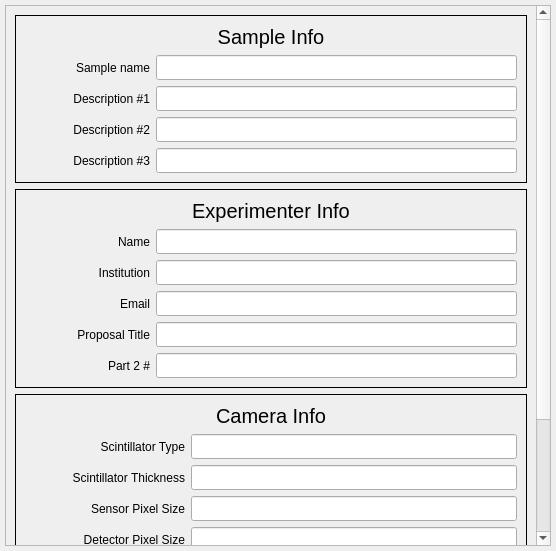
<?xml version="1.0" encoding="UTF-8"?>
<ui version="4.0">
 <class>Form</class>
 <widget class="QWidget" name="Form">
  <property name="geometry">
   <rect>
    <x>0</x>
    <y>0</y>
    <width>556</width>
    <height>551</height>
   </rect>
  </property>
  <property name="windowTitle">
   <string>Form</string>
  </property>
  <layout class="QVBoxLayout" name="verticalLayout">
   <property name="leftMargin">
    <number>5</number>
   </property>
   <property name="topMargin">
    <number>5</number>
   </property>
   <property name="rightMargin">
    <number>5</number>
   </property>
   <property name="bottomMargin">
    <number>5</number>
   </property>
   <item>
    <widget class="QScrollArea" name="scrollArea">
     <property name="verticalScrollBarPolicy">
      <enum>Qt::ScrollBarAlwaysOn</enum>
     </property>
     <property name="widgetResizable">
      <bool>true</bool>
     </property>
     <widget class="QWidget" name="scrollAreaWidgetContents">
      <property name="geometry">
       <rect>
        <x>0</x>
        <y>-202</y>
        <width>530</width>
        <height>741</height>
       </rect>
      </property>
      <layout class="QVBoxLayout" name="verticalLayout_4">
       <item>
        <widget class="PyDMFrame" name="PyDMFrame">
         <property name="toolTip">
          <string/>
         </property>
         <property name="frameShape">
          <enum>QFrame::Box</enum>
         </property>
         <property name="frameShadow">
          <enum>QFrame::Plain</enum>
         </property>
         <layout class="QVBoxLayout" name="verticalLayout_2">
          <item>
           <widget class="PyDMLabel" name="PyDMLabel">
            <property name="font">
             <font>
              <pointsize>15</pointsize>
              <weight>50</weight>
              <bold>false</bold>
             </font>
            </property>
            <property name="toolTip">
             <string/>
            </property>
            <property name="text">
             <string>Sample Info</string>
            </property>
            <property name="alignment">
             <set>Qt::AlignCenter</set>
            </property>
           </widget>
          </item>
          <item>
           <layout class="QHBoxLayout" name="horizontalLayout">
            <item>
             <widget class="PyDMLabel" name="PyDMLabel_2">
              <property name="minimumSize">
               <size>
                <width>125</width>
                <height>25</height>
               </size>
              </property>
              <property name="maximumSize">
               <size>
                <width>16777215</width>
                <height>25</height>
               </size>
              </property>
              <property name="toolTip">
               <string/>
              </property>
              <property name="text">
               <string>Sample name</string>
              </property>
              <property name="alignment">
               <set>Qt::AlignRight|Qt::AlignTrailing|Qt::AlignVCenter</set>
              </property>
             </widget>
            </item>
            <item>
             <widget class="PyDMLineEdit" name="PyDMLineEdit">
              <property name="minimumSize">
               <size>
                <width>0</width>
                <height>25</height>
               </size>
              </property>
              <property name="maximumSize">
               <size>
                <width>16777215</width>
                <height>25</height>
               </size>
              </property>
              <property name="toolTip">
               <string>${P}${R}SampleName</string>
              </property>
              <property name="channel" stdset="0">
               <string>ca://${P}${R}SampleName</string>
              </property>
             </widget>
            </item>
           </layout>
          </item>
          <item>
           <layout class="QHBoxLayout" name="horizontalLayout_3">
            <item>
             <widget class="PyDMLabel" name="PyDMLabel_4">
              <property name="minimumSize">
               <size>
                <width>125</width>
                <height>25</height>
               </size>
              </property>
              <property name="maximumSize">
               <size>
                <width>16777215</width>
                <height>25</height>
               </size>
              </property>
              <property name="toolTip">
               <string/>
              </property>
              <property name="text">
               <string>Description #1</string>
              </property>
              <property name="alignment">
               <set>Qt::AlignRight|Qt::AlignTrailing|Qt::AlignVCenter</set>
              </property>
             </widget>
            </item>
            <item>
             <widget class="PyDMLineEdit" name="PyDMLineEdit_3">
              <property name="minimumSize">
               <size>
                <width>0</width>
                <height>25</height>
               </size>
              </property>
              <property name="maximumSize">
               <size>
                <width>16777215</width>
                <height>25</height>
               </size>
              </property>
              <property name="toolTip">
               <string>${P}${R}SampleDescription1</string>
              </property>
              <property name="channel" stdset="0">
               <string>ca://${P}${R}SampleDescription1</string>
              </property>
             </widget>
            </item>
           </layout>
          </item>
          <item>
           <layout class="QHBoxLayout" name="horizontalLayout_4">
            <item>
             <widget class="PyDMLabel" name="PyDMLabel_5">
              <property name="minimumSize">
               <size>
                <width>125</width>
                <height>25</height>
               </size>
              </property>
              <property name="maximumSize">
               <size>
                <width>16777215</width>
                <height>25</height>
               </size>
              </property>
              <property name="toolTip">
               <string/>
              </property>
              <property name="text">
               <string>Description #2</string>
              </property>
              <property name="alignment">
               <set>Qt::AlignRight|Qt::AlignTrailing|Qt::AlignVCenter</set>
              </property>
             </widget>
            </item>
            <item>
             <widget class="PyDMLineEdit" name="PyDMLineEdit_4">
              <property name="minimumSize">
               <size>
                <width>0</width>
                <height>25</height>
               </size>
              </property>
              <property name="maximumSize">
               <size>
                <width>16777215</width>
                <height>25</height>
               </size>
              </property>
              <property name="toolTip">
               <string>${P}${R}SampleDescription2</string>
              </property>
              <property name="channel" stdset="0">
               <string>ca://${P}${R}SampleDescription2</string>
              </property>
             </widget>
            </item>
           </layout>
          </item>
          <item>
           <layout class="QHBoxLayout" name="horizontalLayout_5">
            <item>
             <widget class="PyDMLabel" name="PyDMLabel_6">
              <property name="minimumSize">
               <size>
                <width>125</width>
                <height>25</height>
               </size>
              </property>
              <property name="maximumSize">
               <size>
                <width>16777215</width>
                <height>25</height>
               </size>
              </property>
              <property name="toolTip">
               <string/>
              </property>
              <property name="text">
               <string>Description #3</string>
              </property>
              <property name="alignment">
               <set>Qt::AlignRight|Qt::AlignTrailing|Qt::AlignVCenter</set>
              </property>
             </widget>
            </item>
            <item>
             <widget class="PyDMLineEdit" name="PyDMLineEdit_5">
              <property name="minimumSize">
               <size>
                <width>0</width>
                <height>25</height>
               </size>
              </property>
              <property name="maximumSize">
               <size>
                <width>16777215</width>
                <height>25</height>
               </size>
              </property>
              <property name="toolTip">
               <string>${P}${R}SampleDescription3</string>
              </property>
              <property name="channel" stdset="0">
               <string>ca://${P}${R}SampleDescription3</string>
              </property>
             </widget>
            </item>
           </layout>
          </item>
         </layout>
        </widget>
       </item>
       <item>
        <widget class="PyDMFrame" name="PyDMFrame_2">
         <property name="toolTip">
          <string/>
         </property>
         <property name="frameShape">
          <enum>QFrame::Box</enum>
         </property>
         <layout class="QVBoxLayout" name="verticalLayout_3">
          <item>
           <widget class="PyDMLabel" name="PyDMLabel_7">
            <property name="font">
             <font>
              <pointsize>15</pointsize>
              <weight>50</weight>
              <bold>false</bold>
             </font>
            </property>
            <property name="toolTip">
             <string/>
            </property>
            <property name="text">
             <string>Experimenter Info</string>
            </property>
            <property name="alignment">
             <set>Qt::AlignCenter</set>
            </property>
           </widget>
          </item>
          <item>
           <layout class="QHBoxLayout" name="horizontalLayout_6">
            <item>
             <widget class="PyDMLabel" name="PyDMLabel_8">
              <property name="minimumSize">
               <size>
                <width>125</width>
                <height>25</height>
               </size>
              </property>
              <property name="maximumSize">
               <size>
                <width>16777215</width>
                <height>25</height>
               </size>
              </property>
              <property name="toolTip">
               <string/>
              </property>
              <property name="text">
               <string>Name</string>
              </property>
              <property name="alignment">
               <set>Qt::AlignRight|Qt::AlignTrailing|Qt::AlignVCenter</set>
              </property>
             </widget>
            </item>
            <item>
             <widget class="PyDMLineEdit" name="PyDMLineEdit_6">
              <property name="minimumSize">
               <size>
                <width>0</width>
                <height>25</height>
               </size>
              </property>
              <property name="maximumSize">
               <size>
                <width>16777215</width>
                <height>25</height>
               </size>
              </property>
              <property name="toolTip">
               <string>${P}${R}UserName</string>
              </property>
              <property name="channel" stdset="0">
               <string>ca://${P}${R}UserName</string>
              </property>
             </widget>
            </item>
           </layout>
          </item>
          <item>
           <layout class="QHBoxLayout" name="horizontalLayout_7">
            <item>
             <widget class="PyDMLabel" name="PyDMLabel_9">
              <property name="minimumSize">
               <size>
                <width>125</width>
                <height>25</height>
               </size>
              </property>
              <property name="maximumSize">
               <size>
                <width>16777215</width>
                <height>25</height>
               </size>
              </property>
              <property name="toolTip">
               <string/>
              </property>
              <property name="text">
               <string>Institution</string>
              </property>
              <property name="alignment">
               <set>Qt::AlignRight|Qt::AlignTrailing|Qt::AlignVCenter</set>
              </property>
             </widget>
            </item>
            <item>
             <widget class="PyDMLineEdit" name="PyDMLineEdit_7">
              <property name="minimumSize">
               <size>
                <width>0</width>
                <height>25</height>
               </size>
              </property>
              <property name="maximumSize">
               <size>
                <width>16777215</width>
                <height>25</height>
               </size>
              </property>
              <property name="toolTip">
               <string>${P}${R}UserInstitution</string>
              </property>
              <property name="channel" stdset="0">
               <string>ca://${P}${R}UserInstitution</string>
              </property>
             </widget>
            </item>
           </layout>
          </item>
          <item>
           <layout class="QHBoxLayout" name="horizontalLayout_8">
            <item>
             <widget class="PyDMLabel" name="PyDMLabel_10">
              <property name="minimumSize">
               <size>
                <width>125</width>
                <height>25</height>
               </size>
              </property>
              <property name="maximumSize">
               <size>
                <width>16777215</width>
                <height>25</height>
               </size>
              </property>
              <property name="toolTip">
               <string/>
              </property>
              <property name="text">
               <string>Email</string>
              </property>
              <property name="alignment">
               <set>Qt::AlignRight|Qt::AlignTrailing|Qt::AlignVCenter</set>
              </property>
             </widget>
            </item>
            <item>
             <widget class="PyDMLineEdit" name="PyDMLineEdit_8">
              <property name="minimumSize">
               <size>
                <width>0</width>
                <height>25</height>
               </size>
              </property>
              <property name="maximumSize">
               <size>
                <width>16777215</width>
                <height>25</height>
               </size>
              </property>
              <property name="toolTip">
               <string>${P}${R}UserEmail</string>
              </property>
              <property name="PyDMToolTip" stdset="0">
               <string>ca://${P}${R}UserEmail</string>
              </property>
             </widget>
            </item>
           </layout>
          </item>
          <item>
           <layout class="QHBoxLayout" name="horizontalLayout_9">
            <item>
             <widget class="PyDMLabel" name="PyDMLabel_11">
              <property name="minimumSize">
               <size>
                <width>125</width>
                <height>25</height>
               </size>
              </property>
              <property name="maximumSize">
               <size>
                <width>16777215</width>
                <height>25</height>
               </size>
              </property>
              <property name="toolTip">
               <string/>
              </property>
              <property name="text">
               <string>Proposal Title</string>
              </property>
              <property name="alignment">
               <set>Qt::AlignRight|Qt::AlignTrailing|Qt::AlignVCenter</set>
              </property>
             </widget>
            </item>
            <item>
             <widget class="PyDMLineEdit" name="PyDMLineEdit_9">
              <property name="minimumSize">
               <size>
                <width>0</width>
                <height>25</height>
               </size>
              </property>
              <property name="maximumSize">
               <size>
                <width>16777215</width>
                <height>25</height>
               </size>
              </property>
              <property name="toolTip">
               <string>${P}${R}ProposalTitle</string>
              </property>
              <property name="channel" stdset="0">
               <string>ca://${P}${R}ProposalTitle</string>
              </property>
             </widget>
            </item>
           </layout>
          </item>
          <item>
           <layout class="QHBoxLayout" name="horizontalLayout_10">
            <item>
             <widget class="PyDMLabel" name="PyDMLabel_12">
              <property name="minimumSize">
               <size>
                <width>125</width>
                <height>25</height>
               </size>
              </property>
              <property name="maximumSize">
               <size>
                <width>16777215</width>
                <height>25</height>
               </size>
              </property>
              <property name="toolTip">
               <string/>
              </property>
              <property name="text">
               <string>Part 2 #</string>
              </property>
              <property name="alignment">
               <set>Qt::AlignRight|Qt::AlignTrailing|Qt::AlignVCenter</set>
              </property>
             </widget>
            </item>
            <item>
             <widget class="PyDMLineEdit" name="PyDMLineEdit_10">
              <property name="minimumSize">
               <size>
                <width>0</width>
                <height>25</height>
               </size>
              </property>
              <property name="maximumSize">
               <size>
                <width>16777215</width>
                <height>25</height>
               </size>
              </property>
              <property name="toolTip">
               <string>${P}${R}ProposalNumber</string>
              </property>
              <property name="channel" stdset="0">
               <string>ca://${P}${R}ProposalNumber</string>
              </property>
             </widget>
            </item>
           </layout>
          </item>
         </layout>
        </widget>
       </item>
       <item>
        <widget class="PyDMFrame" name="PyDMFrame_3">
         <property name="toolTip">
          <string/>
         </property>
         <property name="frameShape">
          <enum>QFrame::Box</enum>
         </property>
         <layout class="QVBoxLayout" name="verticalLayout_5">
          <item>
           <widget class="PyDMLabel" name="PyDMLabel_13">
            <property name="font">
             <font>
              <pointsize>15</pointsize>
              <weight>50</weight>
              <bold>false</bold>
             </font>
            </property>
            <property name="toolTip">
             <string/>
            </property>
            <property name="text">
             <string>Camera Info</string>
            </property>
            <property name="alignment">
             <set>Qt::AlignCenter</set>
            </property>
           </widget>
          </item>
          <item>
           <layout class="QHBoxLayout" name="horizontalLayout_11">
            <item>
             <widget class="PyDMLabel" name="PyDMLabel_14">
              <property name="minimumSize">
               <size>
                <width>160</width>
                <height>25</height>
               </size>
              </property>
              <property name="maximumSize">
               <size>
                <width>16777215</width>
                <height>25</height>
               </size>
              </property>
              <property name="toolTip">
               <string/>
              </property>
              <property name="text">
               <string>Scintillator Type</string>
              </property>
              <property name="alignment">
               <set>Qt::AlignRight|Qt::AlignTrailing|Qt::AlignVCenter</set>
              </property>
             </widget>
            </item>
            <item>
             <widget class="PyDMLineEdit" name="PyDMLineEdit_11">
              <property name="minimumSize">
               <size>
                <width>0</width>
                <height>25</height>
               </size>
              </property>
              <property name="maximumSize">
               <size>
                <width>16777215</width>
                <height>25</height>
               </size>
              </property>
              <property name="toolTip">
               <string>${P}${R}ScintillatorType</string>
              </property>
              <property name="channel" stdset="0">
               <string>ca://${P}${R}ScintillatorType</string>
              </property>
             </widget>
            </item>
           </layout>
          </item>
          <item>
           <layout class="QHBoxLayout" name="horizontalLayout_12">
            <item>
             <widget class="PyDMLabel" name="PyDMLabel_15">
              <property name="minimumSize">
               <size>
                <width>160</width>
                <height>25</height>
               </size>
              </property>
              <property name="maximumSize">
               <size>
                <width>16777215</width>
                <height>25</height>
               </size>
              </property>
              <property name="toolTip">
               <string/>
              </property>
              <property name="text">
               <string>Scintillator Thickness</string>
              </property>
              <property name="alignment">
               <set>Qt::AlignRight|Qt::AlignTrailing|Qt::AlignVCenter</set>
              </property>
             </widget>
            </item>
            <item>
             <widget class="PyDMLineEdit" name="PyDMLineEdit_12">
              <property name="minimumSize">
               <size>
                <width>0</width>
                <height>25</height>
               </size>
              </property>
              <property name="maximumSize">
               <size>
                <width>16777215</width>
                <height>25</height>
               </size>
              </property>
              <property name="toolTip">
               <string>${P}${R}ScintillatorThickness</string>
              </property>
              <property name="channel" stdset="0">
               <string>ca://${P}${R}ScintillatorThickness</string>
              </property>
             </widget>
            </item>
           </layout>
          </item>
          <item>
           <layout class="QHBoxLayout" name="horizontalLayout_13">
            <item>
             <widget class="PyDMLabel" name="PyDMLabel_16">
              <property name="minimumSize">
               <size>
                <width>160</width>
                <height>25</height>
               </size>
              </property>
              <property name="maximumSize">
               <size>
                <width>16777215</width>
                <height>25</height>
               </size>
              </property>
              <property name="toolTip">
               <string/>
              </property>
              <property name="text">
               <string>Sensor Pixel Size</string>
              </property>
              <property name="alignment">
               <set>Qt::AlignRight|Qt::AlignTrailing|Qt::AlignVCenter</set>
              </property>
             </widget>
            </item>
            <item>
             <widget class="PyDMLineEdit" name="PyDMLineEdit_13">
              <property name="minimumSize">
               <size>
                <width>0</width>
                <height>25</height>
               </size>
              </property>
              <property name="maximumSize">
               <size>
                <width>16777215</width>
                <height>25</height>
               </size>
              </property>
              <property name="toolTip">
               <string>${P}${R}SensorPixelSize</string>
              </property>
              <property name="channel" stdset="0">
               <string>ca://${P}${R}SensorPixelSize</string>
              </property>
             </widget>
            </item>
           </layout>
          </item>
          <item>
           <layout class="QHBoxLayout" name="horizontalLayout_14">
            <item>
             <widget class="PyDMLabel" name="PyDMLabel_17">
              <property name="minimumSize">
               <size>
                <width>160</width>
                <height>25</height>
               </size>
              </property>
              <property name="maximumSize">
               <size>
                <width>16777215</width>
                <height>25</height>
               </size>
              </property>
              <property name="toolTip">
               <string/>
              </property>
              <property name="text">
               <string>Detector Pixel Size</string>
              </property>
              <property name="alignment">
               <set>Qt::AlignRight|Qt::AlignTrailing|Qt::AlignVCenter</set>
              </property>
             </widget>
            </item>
            <item>
             <widget class="PyDMLineEdit" name="PyDMLineEdit_14">
              <property name="minimumSize">
               <size>
                <width>0</width>
                <height>25</height>
               </size>
              </property>
              <property name="maximumSize">
               <size>
                <width>16777215</width>
                <height>25</height>
               </size>
              </property>
              <property name="toolTip">
               <string>${P}${R}DetectorPixelSize</string>
              </property>
              <property name="channel" stdset="0">
               <string>ca://${P}${R}DetectorPixelSize</string>
              </property>
             </widget>
            </item>
           </layout>
          </item>
          <item>
           <layout class="QHBoxLayout" name="horizontalLayout_15">
            <item>
             <widget class="PyDMLabel" name="PyDMLabel_18">
              <property name="minimumSize">
               <size>
                <width>160</width>
                <height>25</height>
               </size>
              </property>
              <property name="maximumSize">
               <size>
                <width>16777215</width>
                <height>25</height>
               </size>
              </property>
              <property name="toolTip">
               <string/>
              </property>
              <property name="text">
               <string>Camera Objective</string>
              </property>
              <property name="alignment">
               <set>Qt::AlignRight|Qt::AlignTrailing|Qt::AlignVCenter</set>
              </property>
             </widget>
            </item>
            <item>
             <widget class="PyDMEnumComboBox" name="PyDMEnumComboBox_2">
              <property name="sizePolicy">
               <sizepolicy hsizetype="Expanding" vsizetype="Fixed">
                <horstretch>0</horstretch>
                <verstretch>0</verstretch>
               </sizepolicy>
              </property>
              <property name="toolTip">
               <string>ca://${P}${R}CameraObjective</string>
              </property>
              <property name="channel" stdset="0">
               <string>ca://${P}${R}CameraObjective</string>
              </property>
             </widget>
            </item>
           </layout>
          </item>
          <item>
           <layout class="QHBoxLayout" name="horizontalLayout_16">
            <item>
             <widget class="PyDMLabel" name="PyDMLabel_19">
              <property name="minimumSize">
               <size>
                <width>160</width>
                <height>25</height>
               </size>
              </property>
              <property name="maximumSize">
               <size>
                <width>16777215</width>
                <height>25</height>
               </size>
              </property>
              <property name="toolTip">
               <string/>
              </property>
              <property name="text">
               <string>Camera Extension Tube</string>
              </property>
              <property name="alignment">
               <set>Qt::AlignRight|Qt::AlignTrailing|Qt::AlignVCenter</set>
              </property>
             </widget>
            </item>
            <item>
             <widget class="PyDMEnumComboBox" name="PyDMEnumComboBox">
              <property name="sizePolicy">
               <sizepolicy hsizetype="Expanding" vsizetype="Fixed">
                <horstretch>0</horstretch>
                <verstretch>0</verstretch>
               </sizepolicy>
              </property>
              <property name="toolTip">
               <string/>
              </property>
              <property name="channel" stdset="0">
               <string>ca://${P}${R}CameraExtensionTubes</string>
              </property>
             </widget>
            </item>
           </layout>
          </item>
          <item>
           <layout class="QHBoxLayout" name="horizontalLayout_17">
            <item>
             <widget class="PyDMLabel" name="PyDMLabel_20">
              <property name="minimumSize">
               <size>
                <width>160</width>
                <height>25</height>
               </size>
              </property>
              <property name="maximumSize">
               <size>
                <width>16777215</width>
                <height>25</height>
               </size>
              </property>
              <property name="toolTip">
               <string/>
              </property>
              <property name="text">
               <string>Camera Tube Length</string>
              </property>
              <property name="alignment">
               <set>Qt::AlignRight|Qt::AlignTrailing|Qt::AlignVCenter</set>
              </property>
             </widget>
            </item>
            <item>
             <widget class="PyDMLineEdit" name="PyDMLineEdit_17">
              <property name="minimumSize">
               <size>
                <width>0</width>
                <height>25</height>
               </size>
              </property>
              <property name="maximumSize">
               <size>
                <width>16777215</width>
                <height>25</height>
               </size>
              </property>
              <property name="toolTip">
               <string>${P}${R}CameraTubeLength</string>
              </property>
              <property name="channel" stdset="0">
               <string>ca://${P}${R}CameraTubeLength</string>
              </property>
             </widget>
            </item>
           </layout>
          </item>
          <item>
           <layout class="QHBoxLayout" name="horizontalLayout_2">
            <item>
             <widget class="PyDMLabel" name="PyDMLabel_21">
              <property name="minimumSize">
               <size>
                <width>160</width>
                <height>25</height>
               </size>
              </property>
              <property name="maximumSize">
               <size>
                <width>16777215</width>
                <height>25</height>
               </size>
              </property>
              <property name="toolTip">
               <string/>
              </property>
              <property name="text">
               <string>Detector Size (cm)</string>
              </property>
              <property name="alignment">
               <set>Qt::AlignRight|Qt::AlignTrailing|Qt::AlignVCenter</set>
              </property>
             </widget>
            </item>
            <item>
             <widget class="PyDMLabel" name="text_update_13">
              <property name="font">
               <font>
                <pointsize>10</pointsize>
               </font>
              </property>
              <property name="toolTip">
               <string>${P}${R}DetectorSizeX</string>
              </property>
              <property name="styleSheet">
               <string notr="true">PyDMLabel {
  color: rgb(10, 0, 184);
  background-color: rgb(187, 187, 187);
  }</string>
              </property>
              <property name="alignment">
               <set>Qt::AlignCenter</set>
              </property>
              <property name="textInteractionFlags">
               <set>Qt::TextSelectableByKeyboard|Qt::TextSelectableByMouse</set>
              </property>
              <property name="channel" stdset="0">
               <string>ca://${P}${R}DetectorSizeX</string>
              </property>
             </widget>
            </item>
            <item>
             <widget class="PyDMLabel" name="text_update_14">
              <property name="font">
               <font>
                <pointsize>10</pointsize>
               </font>
              </property>
              <property name="toolTip">
               <string>${P}${R}DetectorSizeY</string>
              </property>
              <property name="styleSheet">
               <string notr="true">PyDMLabel {
  color: rgb(10, 0, 184);
  background-color: rgb(187, 187, 187);
  }</string>
              </property>
              <property name="alignment">
               <set>Qt::AlignCenter</set>
              </property>
              <property name="textInteractionFlags">
               <set>Qt::TextSelectableByKeyboard|Qt::TextSelectableByMouse</set>
              </property>
              <property name="channel" stdset="0">
               <string>ca://${P}${R}DetectorSizeY</string>
              </property>
             </widget>
            </item>
           </layout>
          </item>
         </layout>
        </widget>
       </item>
      </layout>
     </widget>
    </widget>
   </item>
  </layout>
 </widget>
 <customwidgets>
  <customwidget>
   <class>PyDMLabel</class>
   <extends>QLabel</extends>
   <header>pydm.widgets.label</header>
  </customwidget>
  <customwidget>
   <class>PyDMEnumComboBox</class>
   <extends>QComboBox</extends>
   <header>pydm.widgets.enum_combo_box</header>
  </customwidget>
  <customwidget>
   <class>PyDMFrame</class>
   <extends>QFrame</extends>
   <header>pydm.widgets.frame</header>
   <container>1</container>
  </customwidget>
  <customwidget>
   <class>PyDMLineEdit</class>
   <extends>QLineEdit</extends>
   <header>pydm.widgets.line_edit</header>
  </customwidget>
 </customwidgets>
 <resources/>
 <connections/>
</ui>
